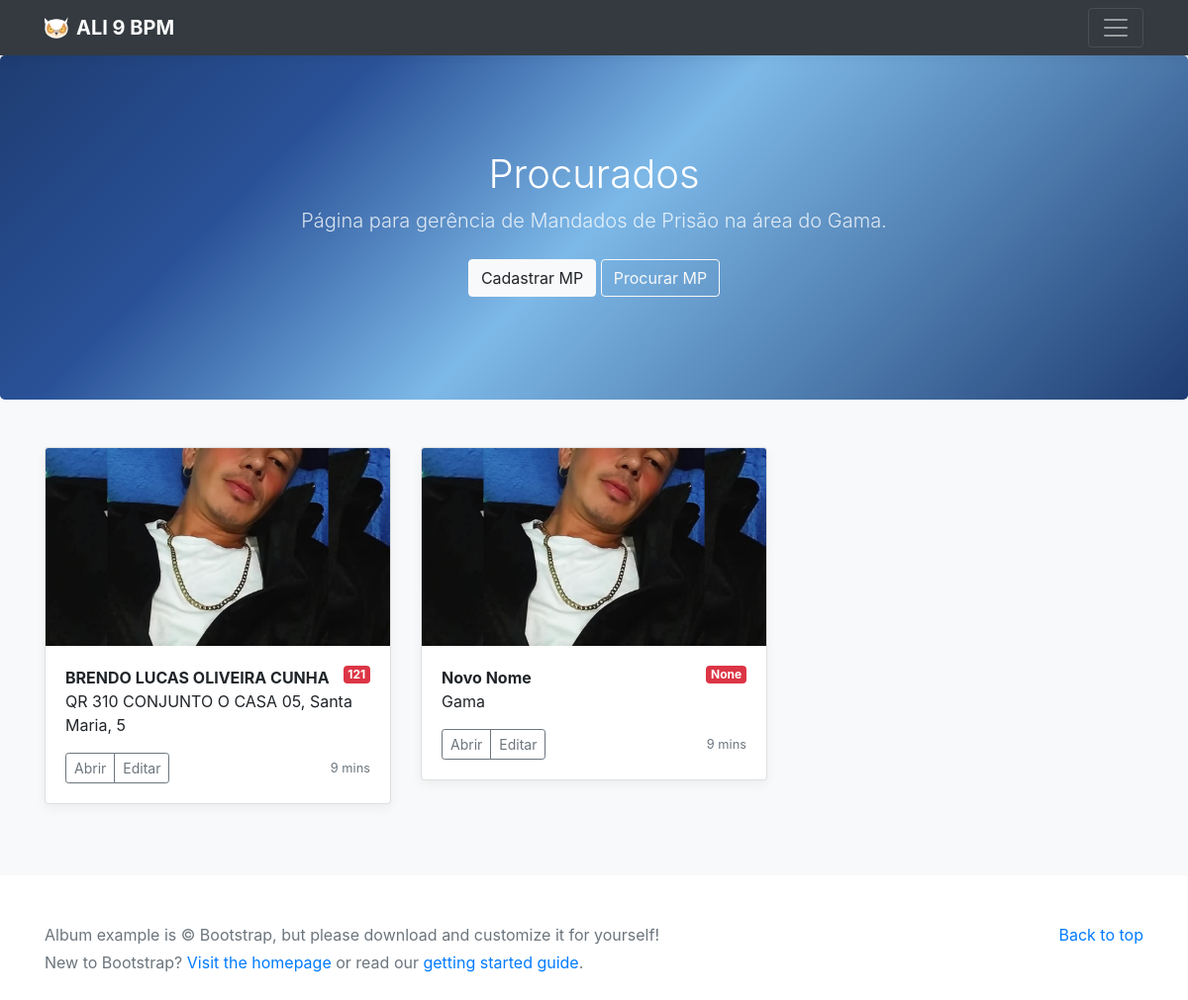
The app's page /mp with its own data.
### tables this page shows
CREATE TABLE mp_table (
                    id_mp INTEGER PRIMARY KEY AUTOINCREMENT,
                    nome TEXT NOT NULL,
                    data TEXT NOT NULL,
                    endereco TEXT,
                    situacao TEXT NOT NULL,
                    local TEXT,
                    fotos TEXT,
                    data_cadastro TEXT,
                    nome_mae TEXT,
                    nome_pai TEXT,
                    cpf TEXT,
                    status_mp TEXT,
                    numero_mp TEXT,
                    emissao_mp TEXT,
                    artigos_mp TEXT,
                    informe_equipe_aguia TEXT
                );

### app.py (the view)
@app.route("/mp")
def mp_pagina():
    registros = InfoMP.listar_todos(formatar_json=False)
    return render_template('index_mp.html', posts=registros)

### templates/index_mp.html (shortened to what this page needs)
<!doctype html>
<html lang="en">
  <head>
    <link href="./static/css/bootstrap.min.css" rel="stylesheet">
    <link href="./static/css/album.css" rel="stylesheet">
    <link rel="stylesheet" href="https://cdnjs.cloudflare.com/ajax/libs/font-awesome/6.4.0/css/all.min.css">
  </head>
  <body>
    <header>
      <div class="navbar navbar-dark bg-dark box-shadow">
        <div class="container d-flex justify-content-between">
            <a href="#" class="navbar-brand d-flex align-items-center">
                <strong>ALI 9 BPM</strong>
              </a>
          <button class="navbar-toggler" type="button" data-toggle="collapse" data-target="#navbarHeader" aria-controls="navbarHeader" aria-expanded="false" aria-label="Toggle navigation">
            <span class="navbar-toggler-icon"></span>
          </button>
        </div>
      </div>
    </header>
    <main role="main">
        <section class="jumbotron text-center" style="background: linear-gradient(135deg, #1e3c72 0%, #2a5298 25%, #7db9e8 50%, #1e3c72 100%); color: white;">
          <div class="container">
            <h1 class="jumbotron-heading">Procurados</h1>
            <p class="lead" style="color: rgba(255,255,255,0.8)">Página para gerência de Mandados de Prisão na área do Gama.</p>
            <p>
              <a href="#" class="btn btn-light my-2">Cadastrar MP</a>
              <a href="#" class="btn btn-outline-light my-2">Procurar MP</a>
            </p>
          </div>
        </section>
        <div class="album py-5 bg-light">
          <div class="container">
            <div class="row">
            {% for post in posts: %}
            <div class="col-md-4">
              <div class="card mb-4 box-shadow">
                <img class="card-img-top" src="{{ url_for('static', filename=post.fotos|replace("['", "")|replace("']", "")|replace("'", "") if post.fotos else 'images/padrao.jpg') }}" alt="Imagem do post" style="width: 100%; height: 200px; object-fit: cover;">
                <div class="card-body">
                  <p class="card-text">
                    <strong>{{ post.nome }}</strong>
                            <span class="float-right badge badge-danger">{{ post.artigos_mp }}</span>
                            <br>
                           {{ post.endereco }}
                </p>
                  <div class="d-flex justify-content-between align-items-center">
                    <div class="btn-group">
                      <a href="{{ url_for('mp_pagina_procurado', procurado_id=post.id_mp) }}" class="btn btn-sm btn-outline-secondary">Abrir</a>
                      <button type="button" class="btn btn-sm btn-outline-secondary">Editar</button>
                    </div>
                    <small class="text-muted">9 mins</small>
                  </div>
                </div>
              </div>
            </div>
            {% endfor %}
          </div>
        </div>
      </div>
    </main>
    <footer class="text-muted">
      <div class="container">
        <p class="float-right">
          <a href="#">Back to top</a>
        </p>
        <p>Album example is &copy; Bootstrap, but please download and customize it for yourself!</p>
        <p>New to Bootstrap? <a href="../../">Visit the homepage</a> or read our <a href="../../getting-started/">getting started guide</a>.</p>
      </div>
    </footer>
  </body>
</html>

### static/css/album.css (style rules this page uses)
:root { --jumbotron-padding-y: 3rem; }
.jumbotron { padding-top: var(--jumbotron-padding-y); padding-bottom: var(--jumbotron-padding-y); margin-bottom: 0; background-color: #fff; }
@media (min-width: 768px) { .jumbotron { padding-top: calc(var(--jumbotron-padding-y) * 2); padding-bottom: calc(var(--jumbotron-padding-y) * 2); } }
.jumbotron p:last-child { margin-bottom: 0; }
.jumbotron-heading { font-weight: 300; }
.jumbotron .container { max-width: 40rem; }
footer { padding-top: 3rem; padding-bottom: 3rem; }
footer p { margin-bottom: .25rem; }
.box-shadow { box-shadow: 0 .25rem .75rem rgba(0, 0, 0, .05); }

### records on screen
mp_table: nome "BRENDO LUCAS OLIVEIRA CUNHA", artigos_mp "121", endereco "QR 310 CONJUNTO O CASA 05, Santa Maria, 5"
mp_table: nome "Novo Nome", artigos_mp "None", endereco "Gama"
